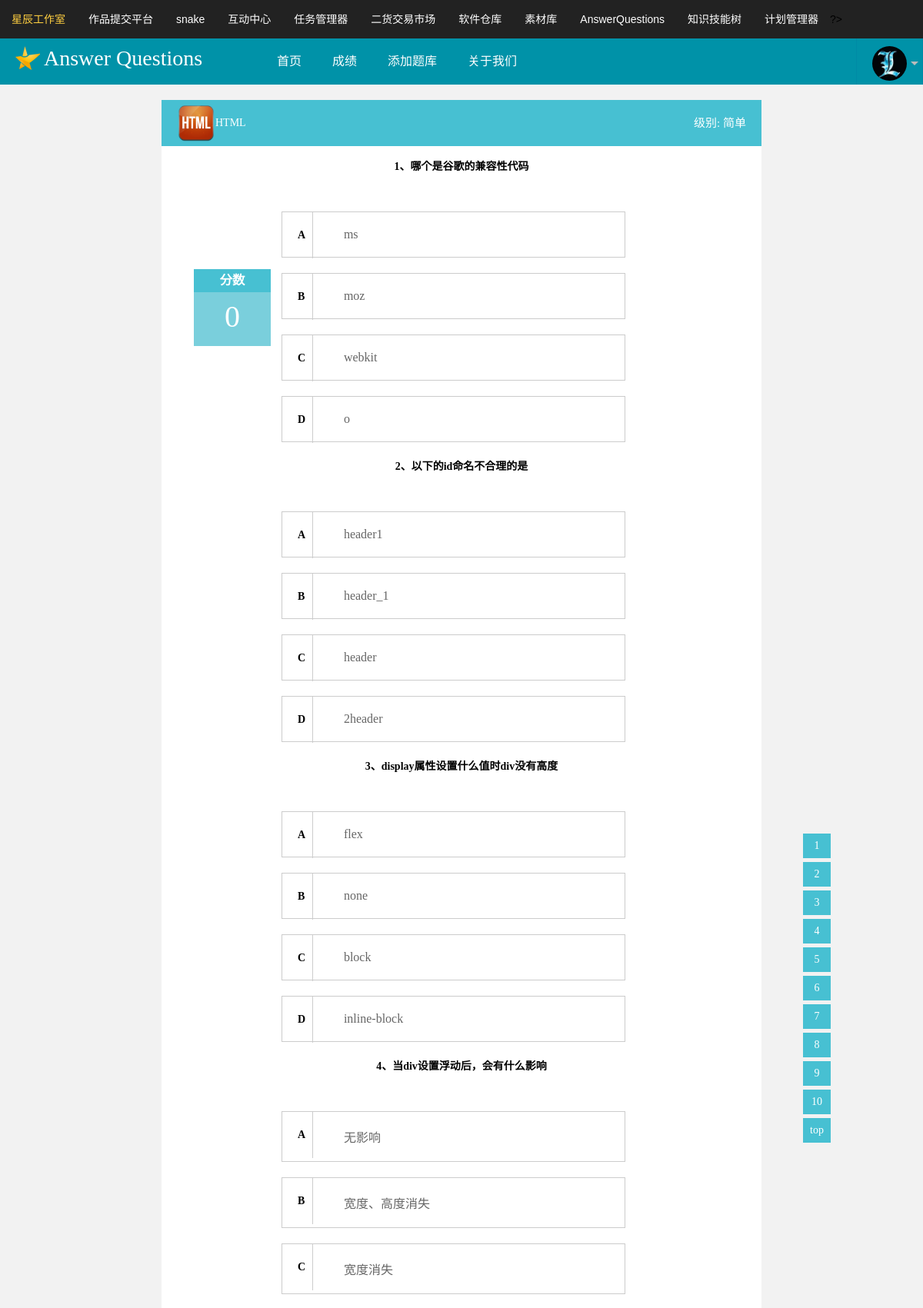
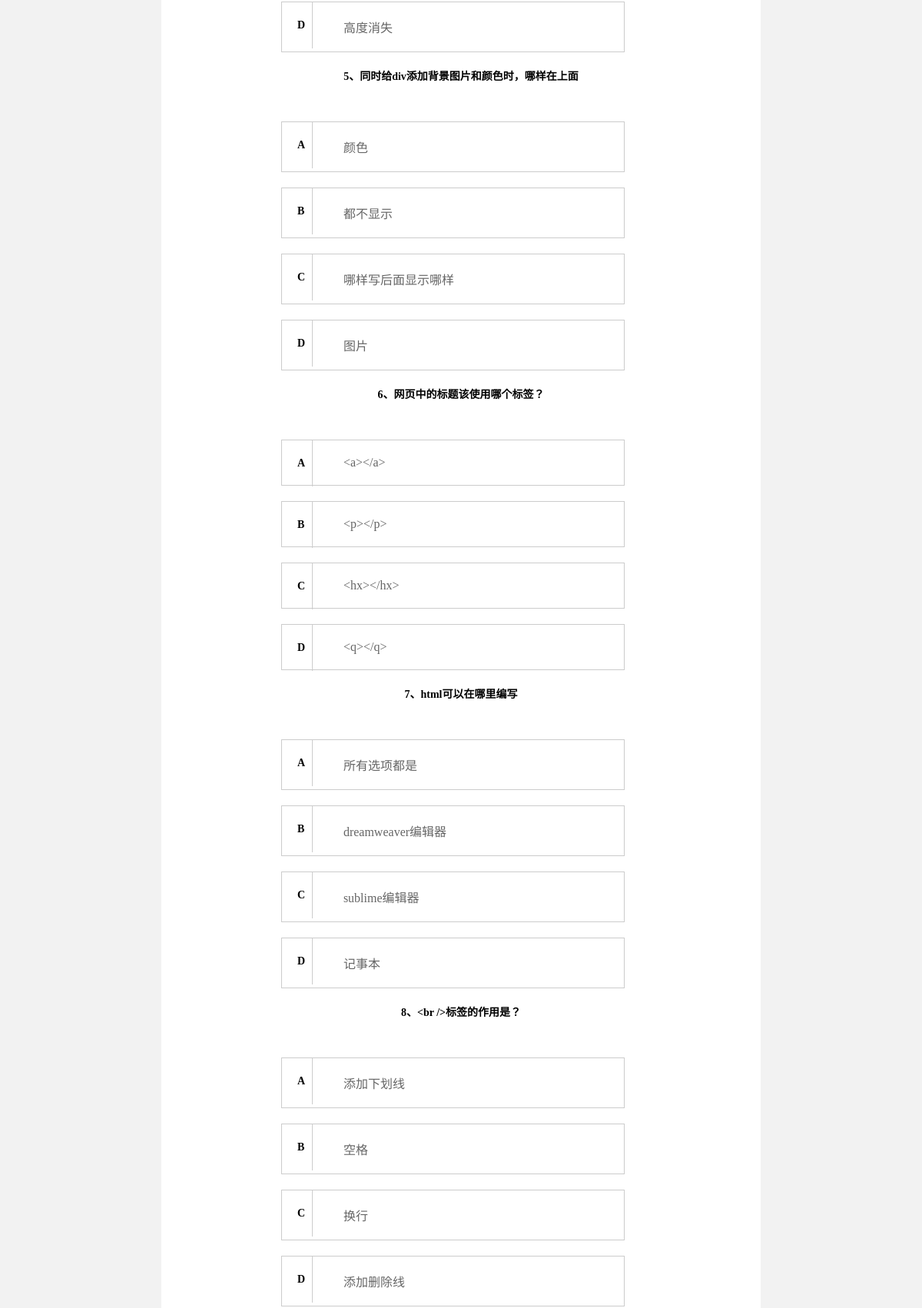
Page /AnswerQuestions/view/question.php?type=HTML (signed in, upper part) on the committed database (2 pictures, top to bottom).
### tables this page shows
CREATE TABLE IF NOT EXISTS `answer_question` (
  `id` int(11) NOT NULL AUTO_INCREMENT COMMENT '问题的ID',
  `issueContent` varchar(255) NOT NULL COMMENT '问题内容',
  `issue1` varchar(200) NOT NULL COMMENT '问题1',
  `issue2` varchar(200) NOT NULL COMMENT '问题2',
  `issue3` varchar(200) NOT NULL COMMENT '问题3',
  `issue4` varchar(200) NOT NULL COMMENT '问题4',
  `rightIssue` varchar(200) NOT NULL COMMENT '正确答案',
  `askType` varchar(200) NOT NULL COMMENT '对应的类型',
  `rank` char(6) NOT NULL COMMENT '题目级别',
  PRIMARY KEY (`id`)
);

### AnswerQuestions/view/question.php (the view, shortened to what this page needs)
<?php
	include('../view/header.php');
	echo '<link rel="stylesheet"  href="../style/question.css">';
	$question_num=10;
	$type=$_GET['type'];
	$sql="SELECT * FROM answer_question WHERE askType = '$type' ORDER BY rand() LIMIT $question_num ";
	$result=mysql_query($sql);
	$question = array();
	while($row = mysql_fetch_assoc($result)){
		$question[]=$row;
	}
 ?>
	<address>
		<div class="question">
			<header>
				<img src="../images/1.png" alt="<?php echo $type ?>">
				<span class="type"><?php echo $type ?></span>
				<div class="type-level">级别:
					<span class="rank">简单</span>
				</div>
			</header>
			<div class="question-content" >
					<?php  $i=1;
					foreach($question as $q){
		                        $arr = array();
		                        $arr[]=$q['issue1'];
		                        $arr[]=$q['issue2'];
		                        $arr[]=$q['issue3'];
		                        $arr[]=$q['issue4'];
		                        shuffle($arr);
		             ?>
					<div class="q_in" id="<?php echo $q['id'] ?>">
						<p class="fzw"><?php echo $i++.'、'. $q['issueContent']?></p>
						<ul>
							<li><a><?php echo trim($arr[0]);?></a></li>
							<li><a><?php echo trim($arr[1]);?></a></li>
							<li><a><?php echo trim($arr[2]);?></a></li>
							<li><a><?php echo trim($arr[3]);?></a></li>
						</ul>
					</div>
					<?php } ?>
			</div>
		</div>
	</address>
	<ul class="question_btn">
			<?php  $i=1; foreach ($question as $value) { ?>
				<li><?php echo $i++ ?><span><?php echo $value['issueContent'] ?></span></li>
			<?php } ?>
			<li class="top">top</li>
	</ul>
	<div class="num_uesr"><h3>分数 </h3><span>0</span></div>
</body>
</html>

### AnswerQuestions/style/header.css (style rules this page uses)
* { padding: 0; margin: 0 }
a { text-decoration: none }
li,ul { list-style: none }
body { font-size: 14px; font-family: "Microsoft Yahei"; background-color: #f2f2f2; }

### AnswerQuestions/style/question.css (style rules this page uses)
address { width: 65%; margin: 20px auto; font-style: normal; position: relative; }
.type-level { float: right; font-size: 15px; }
.question { background: #fff; margin-top: 20px; }
.question header { height: 60px; line-height: 60px; -webkit-box-sizing: border-box; -moz-box-sizing: border-box; box-sizing: border-box; padding: 0 20px; background: #47c0d2; color: #fff; }
.question header img { width: 50px;height: 50px; float: left;display: block;padding-top: 5px; }
.question-content { width: 60%; margin:15px auto; padding-bottom: 20px; }
.fzw { text-align: center; font-weight: 800; }
.question-content ul { margin-top: 50px; }
.question-content li { width: 95%; border: 1px solid #ccc; margin: 20px 0; cursor: pointer; }
.question-content li:before { width: 2%; border-right: 1px solid #ccc; margin-right: 20px; padding-right: 10px; float: left; line-height: 60px; padding-left: 20px; font-weight: 600; }
.question-content li:nth-child(1):before { content: "A"; }
.question-content li:nth-child(2):before { content: "B"; }
.question-content li:nth-child(3):before { content: "C"; }
.question-content li:nth-child(4):before { content: "D"; }
.question-content a { color: #666; width: 100%; padding: 20px 0; display: block; text-indent: 20px; font-size: 16px; }
.question_btn { width: 3%; height: 600px; position: fixed; z-index: 999; top: 25%; right: 10%; }
.question_btn li { padding: 8px 0; text-align: center; background: #47c0d2; margin-bottom: 5px; cursor: pointer; color: #fff; position: relative; }
.num_uesr { width: 100px; height: 100px; background: #7ACFDC; position: fixed; top:350px; left: 21%; text-align: center; color: #fff; }
.num_uesr h3 { height: 30px; line-height: 30px; background: #47c0d2; }
.num_uesr span { margin-top: 8px; display: block; font-size: 40px; }

### top2.php (style rules this page uses)
* { margin: 0; padding: 0; list-style: none; text-decoration: none; color: inherit; }

### rows in the picture
answer_question: issueContent "哪个是谷歌的兼容性代码", issue1 "ms", issue3 "moz", arr "webkit", issue4 "o"
answer_question: issueContent "以下的id命名不合理的是", issue1 "header1", issue4 "header_1", issue2 "header", arr "2header"
answer_question: issueContent "display属性设置什么值时div没有高度", issue2 "flex", arr "none", issue3 "block", issue4 "inline-block"
answer_question: issueContent "当div设置浮动后，会有什么影响", issue1 "无影响", issue3 "宽度、高度消失", issue4 "宽度消失", issue2 "高度消失"
answer_question: issueContent "同时给div添加背景图片和颜色时，哪样在上面", issue2 "颜色", issue3 "都不显示", arr "哪样写后面显示哪样", issue1 "图片"
answer_question: issueContent "网页中的标题该使用哪个标签？", issue2 "<a></a>", issue4 "<p></p>", issue1 "<hx></hx>", issue3 "<q></q>"
answer_question: issueContent "html可以在哪里编写", arr "所有选项都是", issue3 "dreamweaver编辑器", issue1 "sublime编辑器", issue4 "记事本"
answer_question: issueContent "<br />标签的作用是？", issue4 "添加下划线", issue2 "空格", arr "换行", issue1 "添加删除线"

### other values in the picture
$type "HTML"
